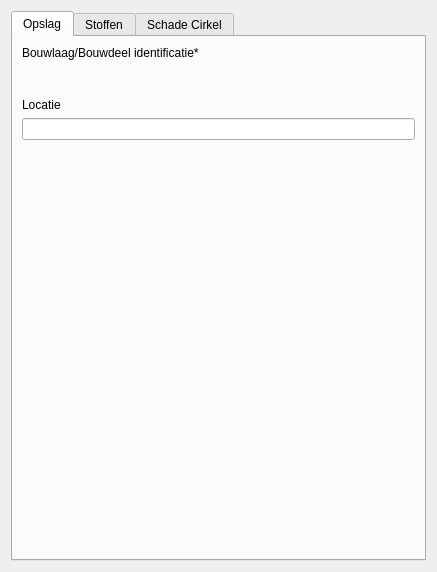
<?xml version="1.0" encoding="UTF-8"?>
<ui version="4.0">
 <class>Dialog</class>
 <widget class="QDialog" name="Dialog">
  <property name="geometry">
   <rect>
    <x>0</x>
    <y>0</y>
    <width>437</width>
    <height>572</height>
   </rect>
  </property>
  <property name="windowTitle">
   <string>Dialog</string>
  </property>
  <layout class="QVBoxLayout" name="verticalLayout">
   <item>
    <widget class="QTabWidget" name="tabWidget">
     <property name="currentIndex">
      <number>0</number>
     </property>
     <widget class="QWidget" name="tab">
      <attribute name="title">
       <string>Opslag</string>
      </attribute>
      <layout class="QVBoxLayout" name="verticalLayout_3">
       <item>
        <layout class="QVBoxLayout" name="verticalLayout_2">
         <item>
          <widget class="QLabel" name="label_2">
           <property name="sizePolicy">
            <sizepolicy hsizetype="Minimum" vsizetype="Minimum">
             <horstretch>0</horstretch>
             <verstretch>0</verstretch>
            </sizepolicy>
           </property>
           <property name="text">
            <string>Bouwlaag/Bouwdeel identificatie*</string>
           </property>
          </widget>
         </item>
         <item>
          <widget class="QgsRelationReferenceWidget" name="bouwlaag_id" native="true">
           <property name="sizePolicy">
            <sizepolicy hsizetype="Preferred" vsizetype="Preferred">
             <horstretch>0</horstretch>
             <verstretch>0</verstretch>
            </sizepolicy>
           </property>
           <property name="minimumSize">
            <size>
             <width>0</width>
             <height>26</height>
            </size>
           </property>
           <property name="whatsThis">
            <string/>
           </property>
          </widget>
         </item>
         <item>
          <widget class="QLabel" name="label_4">
           <property name="sizePolicy">
            <sizepolicy hsizetype="Minimum" vsizetype="Preferred">
             <horstretch>0</horstretch>
             <verstretch>0</verstretch>
            </sizepolicy>
           </property>
           <property name="text">
            <string>Locatie</string>
           </property>
          </widget>
         </item>
         <item>
          <widget class="QLineEdit" name="locatie"/>
         </item>
         <item>
          <spacer name="verticalSpacer">
           <property name="orientation">
            <enum>Qt::Vertical</enum>
           </property>
           <property name="sizeHint" stdset="0">
            <size>
             <width>0</width>
             <height>0</height>
            </size>
           </property>
          </spacer>
         </item>
        </layout>
       </item>
      </layout>
     </widget>
     <widget class="QWidget" name="tab_2">
      <attribute name="title">
       <string>Stoffen</string>
      </attribute>
      <layout class="QVBoxLayout" name="verticalLayout_4">
       <item>
        <widget class="QgsRelationEditorWidget" name="stoffen">
         <property name="enabled">
          <bool>true</bool>
         </property>
         <property name="qgisRelation" stdset="0">
          <string notr="true">opslag_stoffen_rel</string>
         </property>
        </widget>
       </item>
      </layout>
     </widget>
     <widget class="QWidget" name="schade_cirkel">
      <attribute name="title">
       <string>Schade Cirkel</string>
      </attribute>
      <widget class="QgsRelationEditorWidget" name="mRelationEditor_2">
       <property name="geometry">
        <rect>
         <x>0</x>
         <y>0</y>
         <width>1409</width>
         <height>1599</height>
        </rect>
       </property>
       <property name="sizePolicy">
        <sizepolicy hsizetype="Expanding" vsizetype="Preferred">
         <horstretch>0</horstretch>
         <verstretch>0</verstretch>
        </sizepolicy>
       </property>
       <property name="qgisRelation" stdset="0">
        <string notr="true">opslag_schadecirkels_rel</string>
       </property>
      </widget>
     </widget>
    </widget>
   </item>
  </layout>
 </widget>
 <customwidgets>
  <customwidget>
   <class>QgsCollapsibleGroupBox</class>
   <extends>QGroupBox</extends>
   <header>qgscollapsiblegroupbox.h</header>
   <container>1</container>
  </customwidget>
  <customwidget>
   <class>QgsRelationEditorWidget</class>
   <extends>QgsCollapsibleGroupBox</extends>
   <header>qgsrelationeditorwidget.h</header>
   <container>1</container>
  </customwidget>
  <customwidget>
   <class>QgsRelationReferenceWidget</class>
   <extends>QWidget</extends>
   <header>qgsrelationreferencewidget.h</header>
  </customwidget>
 </customwidgets>
 <resources/>
 <connections/>
</ui>
